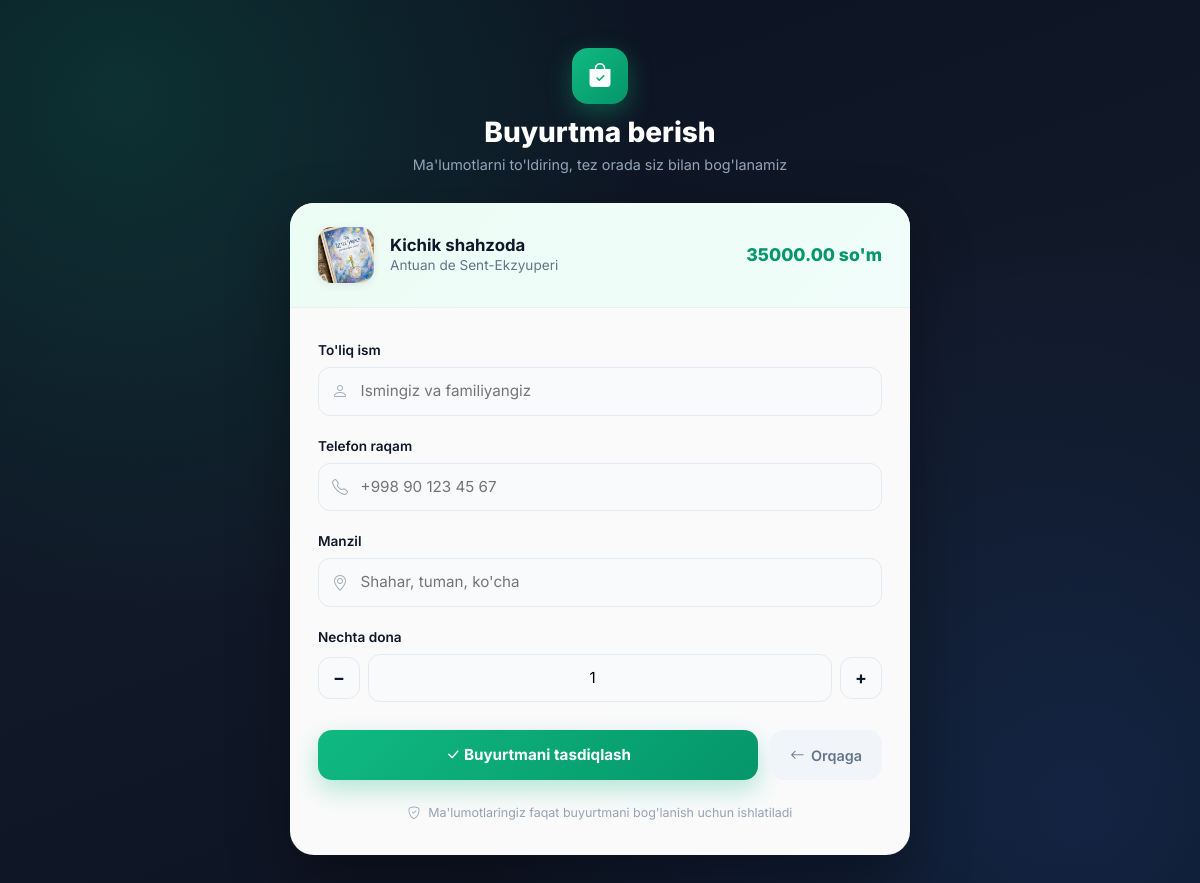
Screenshot of /books/1/order/ with the database file from the repository.
### app/models.py (models this page shows, shortened)
class Book(models.Model):
    title = models.CharField(max_length=255, verbose_name="Sarlavha")
    author = models.CharField(max_length=255, verbose_name="Muallif")
    genre = models.CharField(max_length=100, verbose_name="Janr")
    price = models.DecimalField(
        max_digits=10, decimal_places=2, verbose_name="Narxi"
    )
    description = models.TextField(verbose_name="Tavsif")
    published_date = models.DateField(verbose_name="Noshirlik sanasi")
    pages_count = models.PositiveIntegerField(
        default=0, verbose_name="Sahifalar soni"
    )
    content = models.TextField(blank=True, null=True, verbose_name="Mundarija")
    image = models.ImageField(
        upload_to="books/", blank=True, null=True, verbose_name="Rasm"
    )
    class Meta:
        verbose_name = "Kitob"
        verbose_name_plural = "Kitoblar"

### app/views.py (the view, shortened to what this page needs)
# urls.py: path("books/<int:pk>/order/", views.order_create, name="order_create"),
def order_create(request, pk):
    book = get_object_or_404(Book, id=pk)
    return render(request, "order_create.html", {"book": book})

### templates/order_create.html (shortened to what this page needs)
{% load static %}
<!DOCTYPE html>
<html lang="uz">
<head>
    <link href="https://cdn.jsdelivr.net/npm/bootstrap@5.3.3/dist/css/bootstrap.min.css" rel="stylesheet">
    <link href="https://cdn.jsdelivr.net/npm/bootstrap-icons@1.11.3/font/bootstrap-icons.css" rel="stylesheet">
</head>
<body>
    <div class="order-wrapper">
        <div class="brand-header">
            <div class="icon-circle"><i class="bi bi-bag-check-fill"></i></div>
            <h1>Buyurtma berish</h1>
            <p>Ma'lumotlarni to'ldiring, tez orada siz bilan bog'lanamiz</p>
        </div>
        <div class="order-card">
            <div class="book-strip">
                {% if book.image %}
                    <img src="{{ book.image.url }}" alt="{{ book.title }}">
                {% else %}
                    <div class="cover-fallback"><i class="bi bi-journal-bookmark"></i></div>
                {% endif %}
                <div>
                    <h5>{{ book.title }}</h5>
                    <div class="author">{{ book.author }}</div>
                </div>
                <div class="price">{{ book.price }} so'm</div>
            </div>
            <div class="order-form">
                <form method="POST">
                    <div class="field-group">
                        <label for="id_full_name">To'liq ism</label>
                        <div class="input-icon-wrap">
                            <i class="bi bi-person"></i>
                            <input type="text" name="full_name" id="id_full_name" placeholder="Ismingiz va familiyangiz" required>
                        </div>
                    </div>
                    <div class="field-group">
                        <label for="id_phone">Telefon raqam</label>
                        <div class="input-icon-wrap">
                            <i class="bi bi-telephone"></i>
                            <input type="tel" name="phone" id="id_phone" placeholder="+998 90 123 45 67" required>
                        </div>
                    </div>
                    <div class="field-group">
                        <label for="id_address">Manzil</label>
                        <div class="input-icon-wrap">
                            <i class="bi bi-geo-alt"></i>
                            <input type="text" name="address" id="id_address" placeholder="Shahar, tuman, ko'cha" required>
                        </div>
                    </div>
                    <div class="field-group">
                        <label for="id_quantity">Nechta dona</label>
                        <div class="qty-row">
                            <button type="button" class="qty-btn" onclick="stepQty(-1)">−</button>
                            <input type="number" name="quantity" id="id_quantity" value="1" min="1" required>
                            <button type="button" class="qty-btn" onclick="stepQty(1)">+</button>
                        </div>
                    </div>
                    <div class="action-row">
                        <button type="submit" class="btn-confirm">
                            <i class="bi bi-check-lg"></i> Buyurtmani tasdiqlash
                        </button>
                        <a href="{% url 'book_detail' book.id %}" class="btn-back">
                            <i class="bi bi-arrow-left"></i> Orqaga
                        </a>
                    </div>
                </form>
                <div class="trust-note">
                    <i class="bi bi-shield-check"></i> Ma'lumotlaringiz faqat buyurtmani bog'lanish uchun ishlatiladi
                </div>
            </div>
        </div>
    </div>
</body>
</html>

### templates/order_create.html (style rules this page uses)
:root { --accent: #10b981; --accent-dark: #059669; --ink: #0f172a; --muted: #64748b; }
* { font-family: 'Inter', system-ui, -apple-system, sans-serif; }
body { min-height: 100vh; background: radial-gradient(circle at 10% 10%, rgba(16, 185, 129, 0.18), transparent 40%), radial-gradient(circle at 90% 90%, rgba(59, 130, 246, 0.15), transparent 45%), linear-gradient(160deg, #0b1220 0%, #111827 50%, #0b1220 100%); background-attachment: fixed; display: flex; align-items: center; justify-content: center; padding: 3rem 1rem; }
.order-wrapper { width: 100%; max-width: 620px; }
.brand-header { text-align: center; margin-bottom: 1.75rem; }
.brand-header .icon-circle { width: 56px; height: 56px; border-radius: 16px; background: linear-gradient(135deg, var(--accent), var(--accent-dark)); display: inline-flex; align-items: center; justify-content: center; font-size: 1.5rem; color: #fff; box-shadow: 0 8px 24px rgba(16, 185, 129, 0.35); margin-bottom: 0.75rem; }
.brand-header h1 { color: #fff; font-weight: 800; font-size: 1.75rem; margin: 0; }
.brand-header p { color: #94a3b8; font-size: 0.9rem; margin-top: 0.25rem; }
.order-card { background: rgba(255, 255, 255, 0.98); border-radius: 24px; box-shadow: 0 24px 60px rgba(0, 0, 0, 0.35); overflow: hidden; }
.book-strip { background: linear-gradient(135deg, #ecfdf5, #f0fdfa); padding: 1.5rem 1.75rem; border-bottom: 1px solid #e2f4ec; display: flex; align-items: center; gap: 1rem; }
.book-strip img { width: 56px; height: 56px; border-radius: 14px; object-fit: cover; flex-shrink: 0; box-shadow: 0 2px 8px rgba(0,0,0,0.08); }
.book-strip h5 { font-weight: 700; margin: 0; color: var(--ink); font-size: 1.05rem; }
.book-strip .author { color: var(--muted); font-size: 0.85rem; }
.book-strip .price { margin-left: auto; text-align: right; font-weight: 800; color: var(--accent-dark); font-size: 1.1rem; white-space: nowrap; }
.order-form { padding: 2rem 1.75rem; }
.field-group { position: relative; margin-bottom: 1.25rem; }
.field-group label { font-weight: 600; font-size: 0.85rem; color: var(--ink); margin-bottom: 0.4rem; display: block; }
.field-group .input-icon-wrap { position: relative; }
.field-group .input-icon-wrap i { position: absolute; left: 14px; top: 50%; transform: translateY(-50%); color: #a3aebc; font-size: 1rem; }
.field-group input { width: 100%; padding: 0.75rem 0.9rem 0.75rem 2.6rem; border: 1.5px solid #e5e9f0; border-radius: 12px; font-size: 0.95rem; transition: border-color 0.15s ease, box-shadow 0.15s ease; background: #f8fafc; }
.qty-row { display: flex; align-items: center; gap: 0.5rem; }
.qty-row input { text-align: center; padding-left: 0.9rem; }
.qty-btn { width: 42px; height: 42px; border-radius: 12px; border: 1.5px solid #e5e9f0; background: #f8fafc; color: var(--ink); font-weight: 700; font-size: 1.1rem; flex-shrink: 0; transition: all 0.15s ease; }
.action-row { display: flex; gap: 0.75rem; margin-top: 1.75rem; }
.btn-confirm { flex: 1; background: linear-gradient(135deg, var(--accent), var(--accent-dark)); color: #fff; border: none; border-radius: 14px; padding: 0.85rem 1rem; font-weight: 700; font-size: 0.95rem; box-shadow: 0 10px 24px rgba(16, 185, 129, 0.3); transition: transform 0.15s ease, box-shadow 0.15s ease; }
.btn-back { border-radius: 14px; padding: 0.85rem 1.25rem; font-weight: 600; font-size: 0.9rem; color: var(--muted); background: #f1f5f9; border: none; text-decoration: none; display: inline-flex; align-items: center; gap: 0.4rem; transition: background 0.15s ease; }
.trust-note { display: flex; align-items: center; gap: 0.5rem; color: #94a3b8; font-size: 0.78rem; justify-content: center; margin-top: 1.5rem; }

### rows the page displays
Book: image (picture), title "Kichik shahzoda", author "Antuan de Sent-Ekzyuperi", price "35000.00"
